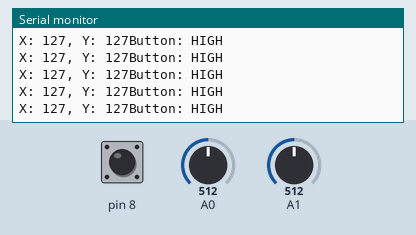
This sketch was run on a simulated Arduino Uno, built with avr-gcc and run on an emulated ATmega328P. Parts: the last lines printed to the serial monitor. Inputs (shaded band) come from the test bench; at power-on: pin 8 HIGH, A0 = 512, A1 = 512.

Above: at 1.2 s.
1.3 s: pin 8 pulled LOW for 0.15 s
At 1.49 s:
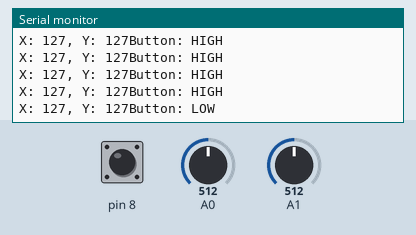
2.9 s: A0 set to 716
At 3.15 s:
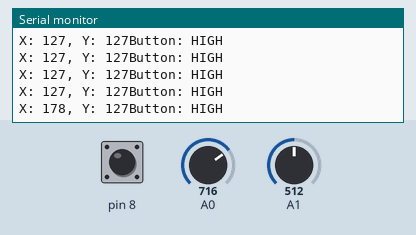
4.4 s: A1 set to 716
At 4.5 s:
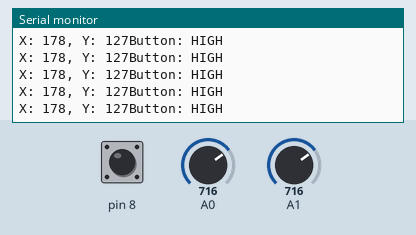
5.9 s: pin 8 pulled LOW for 1 s
At 6.16 s:
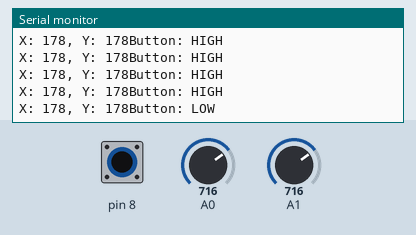
8.4 s: A0 set to 900
At 8.43 s:
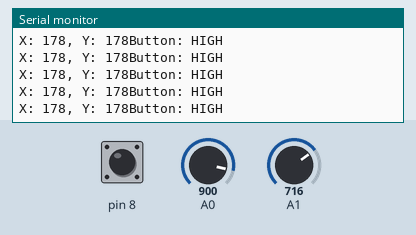
9.9 s: A1 set to 900
At 9.93 s:
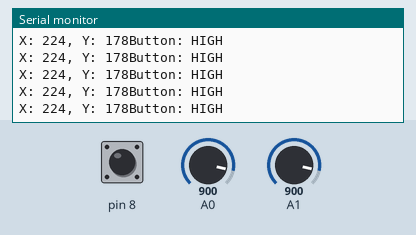
Timing chart, 0 to 12.4 s (numbered marks = the images above; inputs shaded):
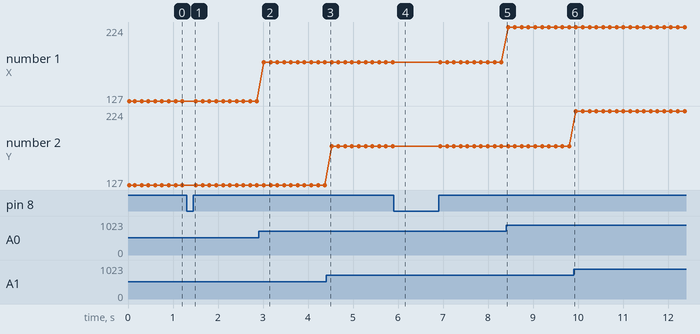

The sketch:

RRL_Joystick.ino
```cpp
#include "CJoystick.h"

CJoystick joystick(0, 1, 8);
int m_iX, m_iY;
int m_iButton;

void setup()
{
	Serial.begin(9600);
	Serial.println("Debugging Joystick module");
}

void loop()
{
	m_iX = joystick.ReadAxisX();
	m_iY = joystick.ReadAxisY();
	m_iButton = joystick.ReadButton();
	Serial.print("X: " + String(m_iX) + ", Y: " + String(m_iY));
	if (m_iButton == HIGH)
		Serial.println("Button: HIGH");
	else
		Serial.println("Button: LOW");

	delay(150);
}
```

CJoystick.cpp
```cpp
#include "CJoystick.h"

// Public methods
int CJoystick::ReadAxisX()
{
	// Analog inputs	   range: 0 - 1023 (0V - 5V)
	// Analog outpus (PWM) range: 0 - 255  (0V - 5V)
	return map(analogRead(m_iPinAxisX), 0, 1023, 0, 255);
}

int CJoystick::ReadAxisY()
{
	return map(analogRead(m_iPinAxisY), 0, 1023, 0, 255);
}

int CJoystick::ReadButton()
{
	return digitalRead(m_iPinButton);
}

// Private methods
```

CJoystick.h
```cpp
// CJoystick.h

#ifndef _CJOYSTICK_h
#define _CJOYSTICK_h

#if defined(ARDUINO) && ARDUINO >= 100
	#include "arduino.h"
#else
	#include "WProgram.h"
#endif

class CJoystick
{
	public:
		// Contructors
		CJoystick(int iPinAxisX, int iPinAxisY, int iPinButton)
		{
			m_iPinAxisX = iPinAxisX;
			m_iPinAxisY = iPinAxisY;
			m_iPinButton = iPinButton;

			pinMode(iPinButton, INPUT_PULLUP);
		};

		// Public methods
		int ReadAxisX();
		int ReadAxisY();
		int ReadButton();

	private:
		// Fields
		int m_iPinAxisX, m_iPinAxisY;
		int m_iPinButton;

		// Private methods
};

#endif
```

Measured:
- after the input at 1.3 s, the serial monitor: prints a new line after 0.06 s (image 1)
- after the input at 2.9 s, the serial monitor: prints a new line after 0.12 s (image 2)
- after the input at 5.9 s, the serial monitor: prints a new line after 0.13 s (image 4)
- plotted number 1: 127 → 178 after the input at 2.9 s, 178 → 224 after the input at 8.4 s
